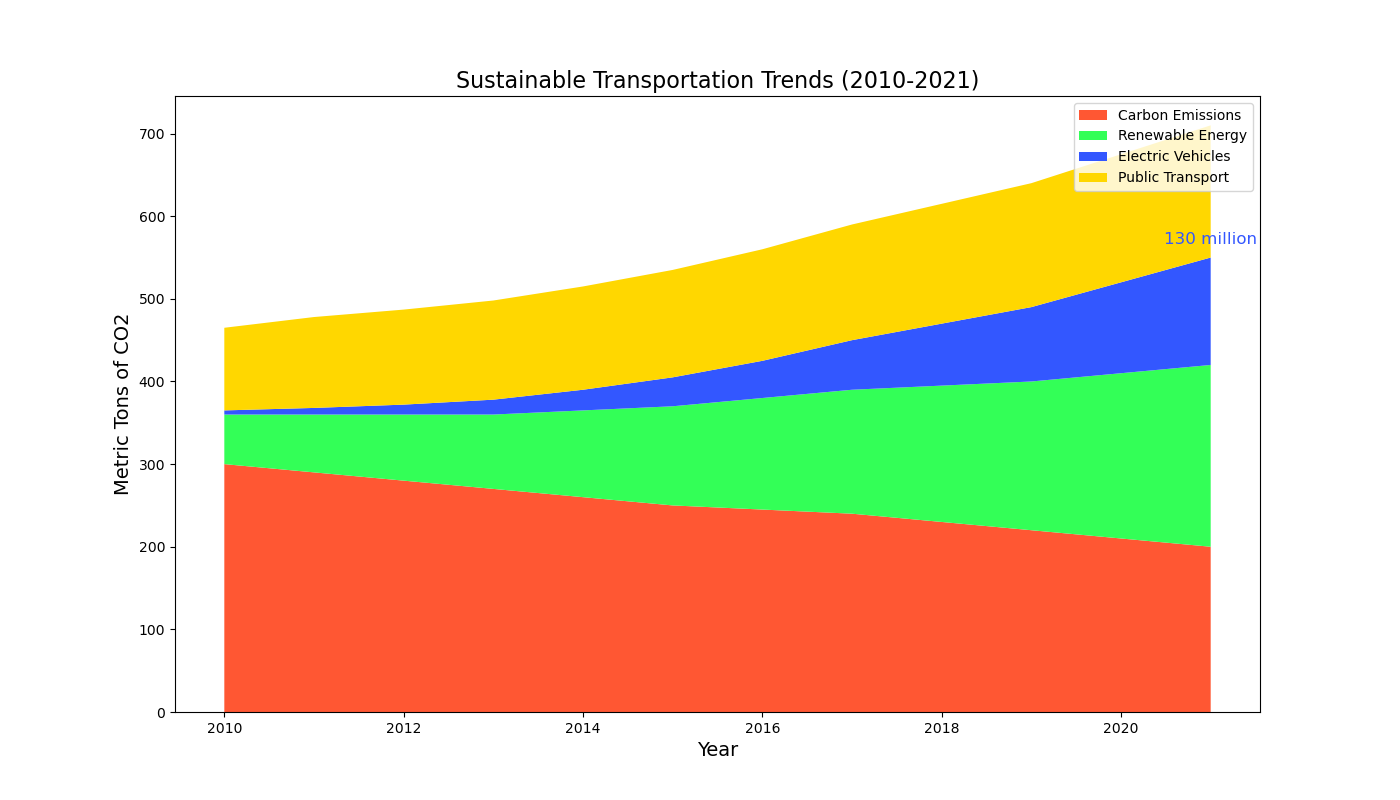

Source code (Python):

import matplotlib.pyplot as plt

# Data for each year
years = list(range(2010, 2022))
carbon_emissions = [300, 290, 280, 270, 260, 250, 245, 240, 230, 220, 210, 200]
renewable_energy = [60, 70, 80, 90, 105, 120, 135, 150, 165, 180, 200, 220]
electric_vehicles = [5, 8, 12, 18, 25, 35, 45, 60, 75, 90, 110, 130]
public_transport = [100, 110, 115, 120, 125, 130, 135, 140, 145, 150, 155, 160]

# Creating a stacked area chart
plt.figure(figsize=(14, 8))  # Modified chart size
plt.stackplot(years, carbon_emissions, renewable_energy, electric_vehicles, public_transport, 
              colors=['#FF5733', '#33FF57', '#3357FF', '#FFD700'])

# Adding labels and title
plt.title('Sustainable Transportation Trends (2010-2021)', fontsize=16)
plt.xlabel('Year', fontsize=14)
plt.ylabel('Metric Tons of CO2', fontsize=14)

# Adding a legend
plt.legend(['Carbon Emissions', 'Renewable Energy', 'Electric Vehicles', 'Public Transport'], loc='upper right')

# Annotating the last data point for Electric Vehicles as an example
plt.annotate(f'{electric_vehicles[-1]} million', 
             (years[-1], sum([carbon_emissions[-1], renewable_energy[-1], electric_vehicles[-1]])), 
             textcoords="offset points", 
             xytext=(0, 10), 
             ha='center', 
             fontsize=12, 
             color='#3357FF')

plt.show()
